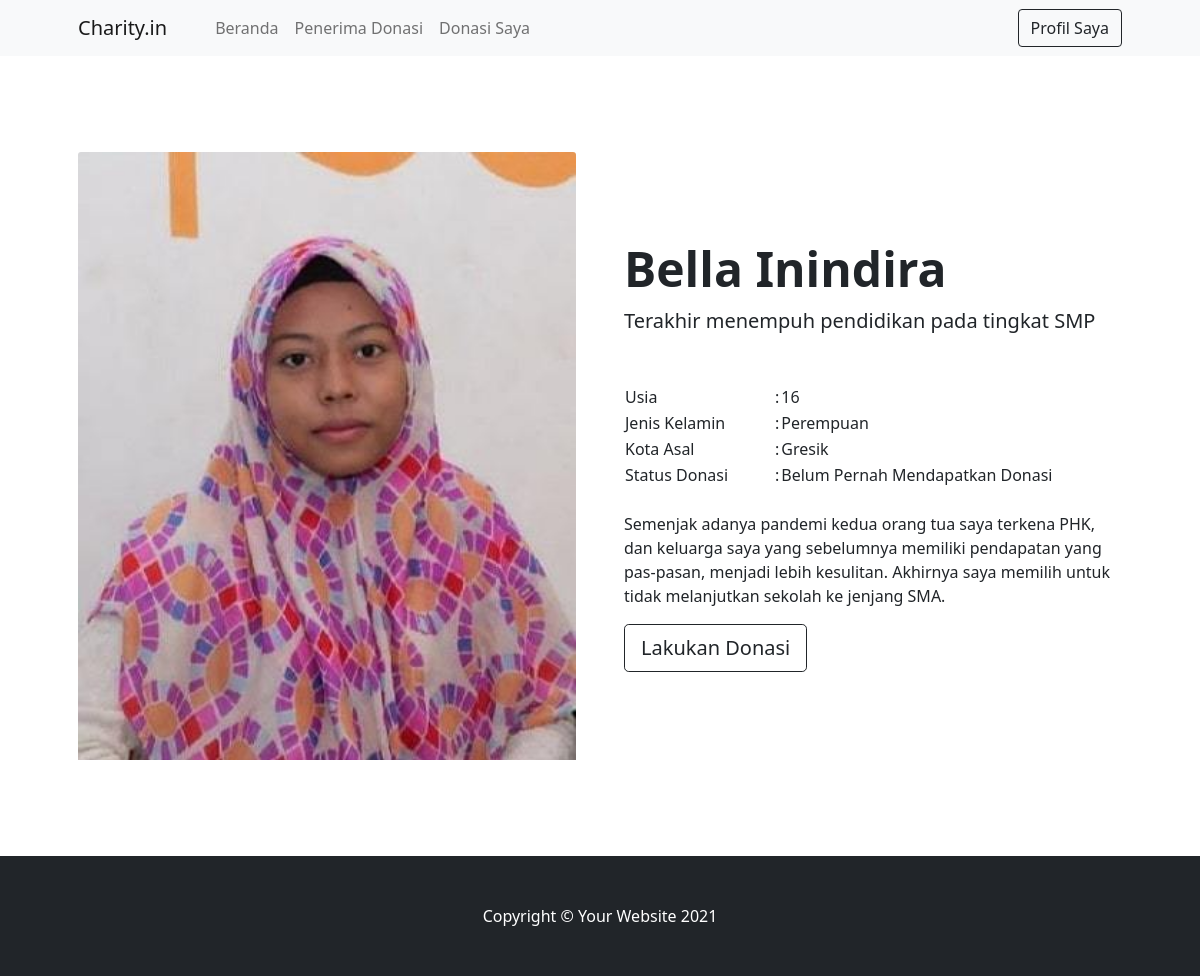
Page /project/public/Penerima_donasi/detail/4 (signed in) on the committed database.
### tables this page shows
CREATE TABLE `daftar_donasi` (
  `id_person` int(7) NOT NULL,
  `foto` varchar(20) DEFAULT NULL,
  `nama` varchar(50) NOT NULL,
  `usia` int(5) NOT NULL,
  `gender` varchar(15) NOT NULL,
  `asal` varchar(100) NOT NULL,
  `pendidikan` varchar(30) NOT NULL,
  `bio` varchar(255) NOT NULL,
  `status` varchar(50) NOT NULL
);

### project/app/core/Controller.php (called while the page is built, shortened)
<?php
class Controller {
    public function view($view, $data=[]){
        require_once '../app/views/' . $view . '.php';
    }
    public function model($model){
        return new $model;
    }
}

### project/app/controllers/Penerima_donasi.php (called while the page is built, shortened)
<?php
class Penerima_donasi extends Controller{
    public function detail($id){
        $data['penerima_donasi'] = $this->model('Penerima_donasi_model')->getPenerima_donasi_id($id);
        $this->view('penerima_donasi/detail', $data);
    }
}

### project/app/core/App.php (called while the page is built, shortened)
<?php
class App {
    protected $method = 'index';
    protected $params = [];
    public function __construct(){
        $url = $this->parseurl();
        if(file_exists('../app/controllers/' . $url[0] . '.php')){
            unset($url[0]);
        }
        $this->controller = new $this->controller;
        if(isset($url[1])){
            if(method_exists($this->controller, $url[1])){
                $this->method = $url[1];
                unset($url[1]);
            }
        }
        if(!empty($url)){
            $this->params = array_values($url);
        }
        call_user_func_array([$this->controller, $this->method], $this->params);
    }
    public function parseurl(){
        if(isset($_GET['url'])){
            $url = rtrim($_GET['url'], '/');
            $url = filter_var($url, FILTER_SANITIZE_URL);
            $url = explode('/', $url);
            return $url;
        }
    }
}

### project/public/index.php (called while the page is built, shortened)
<?php
$app = new App;

### project/app/core/Database.php (called while the page is built, shortened)
<?php
class Database{
    private $host = db_host;
    private $usn = db_usn;
    private $pass = db_pass;
    private $db_name = db_name;
    private $dbh;
    private $query;
    public function __construct(){
        $condb = 'mysql:host=' . $this->host . ';dbname='. $this->db_name;
        try {
            $this->dbh = new PDO($condb, $this->usn, $this->pass);
        } catch (PDOException $e) {
            die($e->getMessage());
        }
    }
    public function query($q){
        $this->query = $this->dbh->prepare($q);
    }
    public function bind($param, $value, $type = null){
        if(is_null($type)){
            switch(true){
                default:
                    $type = PDO::PARAM_STR;
            }
        }
        $this->query->bindValue($param, $value, $type);
    }
    public function execute(){
        $this->query->execute();
    }
    public function single(){
        $this->execute();
        return $this->query->fetch(PDO::FETCH_ASSOC);
    }
}

### project/app/models/Penerima_donasi_model.php (called while the page is built, shortened)
<?php
class Penerima_donasi_model {
    private $db;
    public function __construct(){
        $this->db = new Database;
    }
    public function getPenerima_donasi_id($id){
        $this->db->query('SELECT * FROM daftar_donasi WHERE id_person=:id');
        $this->db->bind('id',$id);
        return $this->db->single();
    }
}

### project/app/views/penerima_donasi/detail.php (the view, shortened to what this page needs)
<!DOCTYPE html>
<html lang="en">
    <head>
        <link href="https://cdn.jsdelivr.net/npm/bootstrap-icons@1.5.0/font/bootstrap-icons.css" rel="stylesheet" />
        <link href="<?= BASEURL; ?>/css/detail_penerima_donasi.css" rel="stylesheet" />
    </head>
    <body>
        <nav class="navbar navbar-expand-lg navbar-light bg-light">
            <div class="container px-4 px-lg-5">
                <a class="navbar-brand" href="#!">Charity.in</a>
                <div class="collapse navbar-collapse" id="navbarSupportedContent">
                    <ul class="navbar-nav me-auto mb-2 mb-lg-0 ms-lg-4">
                        <li class="nav-item"><a class="nav-link" href="<?= BASEURL; ?>/Beranda">Beranda</a></li>
                        <li class="nav-item"><a class="nav-link" href="<?= BASEURL; ?>/Penerima_donasi">Penerima Donasi</a></li>
                        <li class="nav-item"><a class="nav-link" href="<?= BASEURL; ?>/Donasi_saya">Donasi Saya</a></li>
                    </ul>
                    <form class="d-flex">
                        <div class="text-center"><a class="btn btn-outline-dark mt-auto" href="<?= BASEURL; ?>/Profil">Profil Saya</a></div>
                    </form>
                </div>
            </div>
        </nav>
        <section class="py-5">
            <div class="container px-4 px-lg-5 my-5">
                <div class="row gx-4 gx-lg-5 align-items-center">
                    <div class="col-md-6"><img class="card-img-top mb-5 mb-md-0" src="<?= BASEURL; ?>/img/detail/<?= $data['penerima_donasi']['foto']; ?>.jpg" alt="..." /></div>
                    <div class="col-md-6">
                        <h1 class="display-5 fw-bolder"><?= $data['penerima_donasi']['nama']; ?></h1>
                        <div class="fs-5 mb-5">
                            Terakhir menempuh pendidikan pada tingkat <?= $data['penerima_donasi']['pendidikan']; ?>
                        </div>
                        <table>
                            <tr>
                                <td style="width: 150px;">Usia</td>
                                <td>:</td>
                                <td><?= $data['penerima_donasi']['usia']; ?></td>
                            </tr>
                            <tr>
                                <td>Jenis Kelamin</td>
                                <td>:</td>
                                <td><?= $data['penerima_donasi']['gender']; ?></td>
                            </tr>
                            <tr>
                                <td>Kota Asal</td>
                                <td>:</td>
                                <td><?= $data['penerima_donasi']['asal']; ?></td>
                            </tr>
                            <tr>
                                <td>Status Donasi</td>
                                <td>:</td>
                                <td><?= $data['penerima_donasi']['status']; ?></td>
                            </tr>
                        </table>
                        <br>
                        <p><?= $data['penerima_donasi']['bio']; ?></p>
                        <div class="d-flex">
                            <div class="text-center"><a class="btn btn-outline-dark btn-lg mt-auto" href="<?= BASEURL; ?>/Form_donasi/index/<?= $data['penerima_donasi']['id_person'] ?>">Lakukan Donasi</a></div>
                        </div>
                    </div>
                </div>
            </div>
        </section>
        <footer class="py-5 bg-dark">
            <div class="container"><p class="m-0 text-center text-white">Copyright &copy; Your Website 2021</p></div>
        </footer>
    </body>
</html>

### rows in the picture
daftar_donasi: foto (picture), nama "Bella Inindira", pendidikan "SMP", usia "16", gender "Perempuan", asal "Gresik", status "Belum Pernah Mendapatkan Donasi", bio "Semenjak adanya pandemi kedua orang tua saya terkena PHK, dan keluarga saya yang sebelumnya memiliki pendapatan yang pas-pasan, menjadi lebih kesulitan. Akhirnya saya memilih untuk tidak melanjutkan sekolah ke jenjang SMA."
